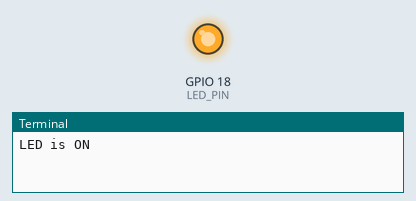
The program below on a simulated Raspberry Pi (BCM pin numbers). Parts: output pins drawn as LEDs (lit = HIGH), the last lines printed to the terminal. At 2.0 s the program stops and its outputs stay as they are.

Above: at 0.1 s.
At 2.1 s:
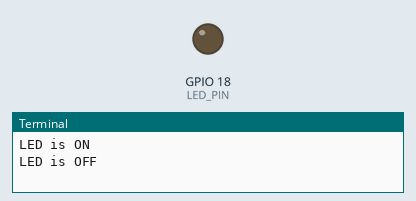
Timing chart, 0 to 3.5 s (numbered marks = the images above):
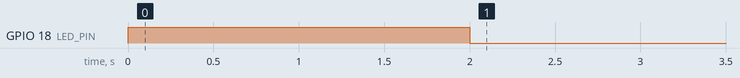

Measured:
- by itself, GPIO 18 (LED_PIN): LOW → HIGH at 0.00 s, → LOW 2.0 s later

The program:

LED.py
```python
import RPi.GPIO as GPIO
import time

# Set up the GPIO mode
GPIO.setmode(GPIO.BCM)
GPIO.setwarnings(False)

# Define the GPIO pin
LED_PIN = 18

# Set up the LED pin as an output
GPIO.setup(LED_PIN, GPIO.OUT)

try:
    # Turn on the LED
    GPIO.output(LED_PIN, GPIO.HIGH)
    print("LED is ON")
    time.sleep(2)  # LED stays on for 2 seconds

    # Turn off the LED
    GPIO.output(LED_PIN, GPIO.LOW)
    print("LED is OFF")

finally:
    # Clean up the GPIO settings
    GPIO.cleanup()
```
